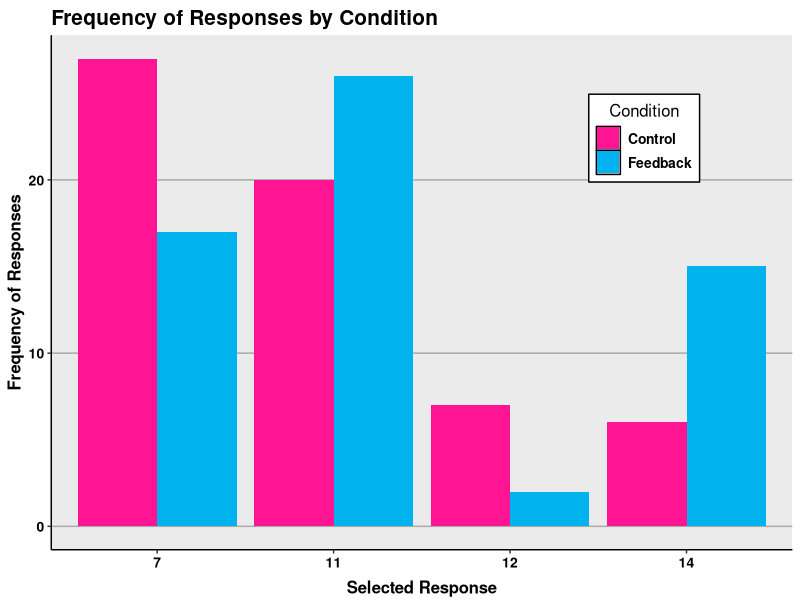

This chart was generated by the following R code:
## ---- chunk 1
dat<-read.csv("Results.csv")
## ---- chunk 2
str(dat)
## ---- chunk 3
dat$Response<-factor(dat$Response)
## ---- chunk 4
str(dat)
## ---- chunk 5
dat<-dat[!is.na(dat$Response),]
## ---- chunk 6
chisq.test(dat$Condition,dat$Response)
## ---- chunk 7
library(dplyr)
library(ggplot2)
temp<-dat%>%group_by(Condition,Response)%>%
    summarize(frequency=length(Response))
library("gplots")
col1=col2hex("deeppink")
col2=col2hex("deepskyblue2")
f<-ggplot(temp, aes(x=Response, y=frequency, fill=Condition))+
    geom_bar(stat="identity",position=position_dodge())+
    scale_fill_manual(values=c(col1,col2),name="Condition",breaks=c("Control","Feedback"),labels=c("Control", "Feedback"))+
    theme(legend.key=element_rect(color="black"))+
    ggtitle("Frequency of Responses by Condition")+
    labs(x="Selected Response",y="Frequency of Responses")+
    theme(plot.title=element_text(size=15,face="bold",vjust=.5))+
    theme(axis.title.x=element_text(size=12,face="bold",vjust=-.25))+
    theme(axis.title.y=element_text(size=12,face="bold",vjust=1))+
    theme(axis.text.x=element_text(size=10,face="bold",color="black"))+
    theme(axis.text.y=element_text(size=10,face="bold",color="black"))+
    theme(panel.border=element_blank(),axis.line=element_line())+
    theme(panel.grid.major.x=element_blank())+
    theme(panel.grid.major.y=element_line(color="darkgrey"))+
    theme(panel.grid.minor.y=element_blank())+
    theme(legend.position=c(.8,.80))+
    theme(legend.background=element_blank())+
    theme(legend.background=element_rect(color="black"))+
    theme(legend.title=element_blank())+
    theme(legend.title=element_text(size=12))+
    theme(legend.title.align=.5)+
    theme(legend.text=element_text(size=10,face="bold"))
f
